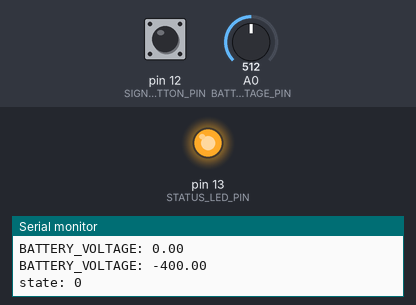
This sketch was run on a simulated Arduino Uno, built with avr-gcc and run on an emulated ATmega328P. Parts: output pins drawn as LEDs (lit = HIGH), the last lines printed to the serial monitor. The test bench sets the inputs (shaded band); at power-on: pin 12 (SIGNAL_BUTTON_PIN) HIGH, A0 (BATTERY_VOLTAGE_PIN) = 512.

Above: at 1.8 s.
1.9 s: pin 12 (SIGNAL_BUTTON_PIN) pulled LOW for 3.2 s
At 5.4 s:
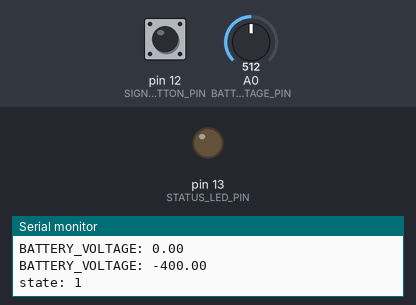
Timing chart, 0 to 7.5 s (numbered marks = the images above; inputs shaded):
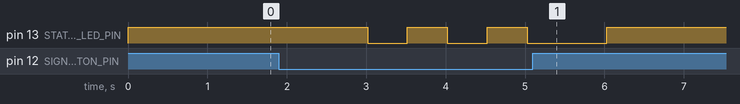

Measured:
- after the input at 1.9 s, pin 13 (STATUS_LED_PIN): goes LOW 0.50 s, HIGH 0.50 s, LOW 0.50 s, HIGH 0.50 s, LOW 1.0 s, then HIGH, starting after 1.1 s

The sketch:

main.ino
```cpp
#define EDGE_L_PIN                  2
#define EDGE_M_PIN                  3
#define EDGE_R_PIN                  4
#define BUMPER_L_PIN                5
#define BUMPER_M_PIN                6
#define BUMPER_R_PIN                7
#define SONIC_L_PIN                 8
#define SONIC_M_PIN                 9
#define SONIC_R_PIN                 10
#define POWER_OFF_PIN               11
#define SIGNAL_BUTTON_PIN           12
#define STATUS_LED_PIN              13
#define BATTERY_VOLTAGE_PIN         A0
#define BATTERY_TEMP_PIN            A1
#define EXTERNAL_POWER_SENSE_PIN    A2

class BatteryVoltageSensor{

    private:

        // The expected voltage when battery is fully charged.
        float _full_voltage;

        // The ratio of the full voltage below which the battery is considered dead.
        float _dead_ratio;

        // The value of the upper resistor in the voltage divider.
        unsigned long _r1;

        // The value of the lower resistor in the voltage divider.
        unsigned long _r2;

        // The Arduino analog pin measuring the voltage.
        int _pin;

        // moving average sum of voltage readings
        float _measurements;

        // When calculating the moving average, the weight to use on the old value.
        float _update_ratio;

        unsigned long _last_update;

        unsigned long _min_update_period;

        unsigned long _measurement_count;

    public:

        BatteryVoltageSensor(float full_voltage, long r1, long r2, int pin, float dead_ratio){
            _full_voltage = full_voltage;
            _r1 = r1;
            _r2 = r2;
            _pin = pin;

            _dead_ratio = dead_ratio;

            _update_ratio = 0.75;

            _last_update = 0;

            _min_update_period = 1000; //ms

            _measurement_count = 0;

            pinMode(_pin, INPUT);
        }

        void update(){
            // Read the analog pin and update the moving average.
            if((millis() - _last_update) > _min_update_period){
                int raw = analogRead(_pin);
                _measurements = (_update_ratio * _measurements) + ((1 - _update_ratio) * raw);
                _last_update = millis();
                _measurement_count += 1;
            }
        }

        float get_voltage(){
            // Convert the raw moving average to a voltage.

            if(_measurement_count < 30){
                return 0;
            }

            // First start by calculating the pin voltage from the ADC measurements.
            // Raw value is betweenn 0=0V and 1023=5V.
            // system_voltage/adc_resolution = analog_voltage/adc_reading
            float pin_voltage = 5./1023. * _measurements;

            // Then estimate the battery voltage from the pin voltage using the voltage divider.
            // Vout = Vin * R2/(R1 + R2) => Vin = Vout * (R1 + R2)/R2
            float battery_voltage = pin_voltage * (_r1 + _r2)/_r2;

            return battery_voltage;
        }

        float get_charge_ratio(){
            // Calculates the ratio representing the amount of charge before the battery level
            // reaches the dead ratio.
            float bv_ratio = get_voltage()/_full_voltage;
            return (bv_ratio - _dead_ratio)/(1 - _dead_ratio);
        }

};

unsigned long power_button_pressed_timestamp;
int power_state; // 0=power on, 1=begin shutdown, 2=shutdown

BatteryVoltageSensor battery_voltage_sensor = BatteryVoltageSensor(
        // The battery consists of 3 * 4.2V lipo cells.
        12.6,

        2000000, // ohms
        1000000, // ohms

        BATTERY_VOLTAGE_PIN,

        // The battery is considered dead when 80% discharged.
        0.8
    );

void setup()
{

    Serial.begin(57600); // must match ino.ini

    pinMode(SIGNAL_BUTTON_PIN, INPUT_PULLUP);

    digitalWrite(STATUS_LED_PIN, HIGH);
    pinMode(STATUS_LED_PIN, OUTPUT);

    digitalWrite(POWER_OFF_PIN, LOW);
    pinMode(POWER_OFF_PIN, OUTPUT);

    //pinMode(11, OUTPUT);

    power_state = 0;

}

void loop()
{
    bool sb = !digitalRead(SIGNAL_BUTTON_PIN);
    battery_voltage_sensor.update();
    float battery_voltage = battery_voltage_sensor.get_voltage();
    float battery_charge = battery_voltage_sensor.get_charge_ratio();

    Serial.println(String("SIGNAL_BUTTON: ") + sb);
    //https://www.arduino.cc/en/Tutorial/StringConstructors
    Serial.println(String("BATTERY_VOLTAGE: ") + String(battery_voltage, 2));
    Serial.println(String("BATTERY_VOLTAGE: ") + String(battery_charge*100));

    Serial.println(((String)"state: ") + power_state);
    if(power_state == 0){
        digitalWrite(STATUS_LED_PIN, HIGH);

        // When button's pressed, begin shutdown procedure.
        if(sb){
            power_state = 1;
            power_button_pressed_timestamp = millis();;
        }

    }else if(power_state == 1){

        if(sb){
            // While button is held down for less than 5 seconds...
            if((millis() - power_button_pressed_timestamp) < 5000){
                // Toggle LED.
                digitalWrite(STATUS_LED_PIN, (bool)(((millis() - power_button_pressed_timestamp)/500) % 2));
            }else{
                // Then do actual shutdown.
                power_state = 2;
            }
        }else{
            // Otherwise, if the button is released before shutdown, then abort.
            power_state = 0;
        }

    }else if(power_state == 2){

        // Signal ready to shutdown.
        digitalWrite(STATUS_LED_PIN, LOW);

        // Wait for release.
        if(!sb){
            power_state = 3;
        }

    }else if(power_state == 3){

        // Shutdown.
        digitalWrite(POWER_OFF_PIN, HIGH);

    }

    delay(500);

    /*
    digitalWrite(11, HIGH);
    delay(1000);
    digitalWrite(11, LOW);
    delay(1000);
    */

}
```
